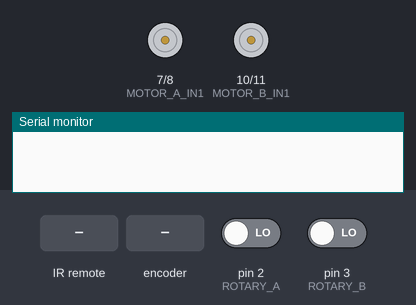
The sketch below on a simulated Arduino Uno, built with avr-gcc and run on an emulated ATmega328P. On the bench: motor-driver pin pairs drawn as motors (green arrow = first pin HIGH = forward, orange = second pin HIGH = backward, longer = more drive), the last lines printed to the serial monitor. Inputs (shaded band) come from the test bench; at power-on: pin 2 (ROTARY_A) LOW, pin 3 (ROTARY_B) LOW.

Above: at 1.2 s.
1.3 s: infrared code 0x45 received
At 2.4 s:
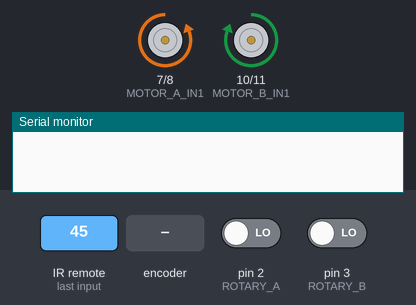
2.8 s: rotary encoder on pin 2 (ROTARY_A) / pin 3 (ROTARY_B) turned 1 step (first pin leading)
4.5 s: infrared code 0x16 received
At 4.8 s:
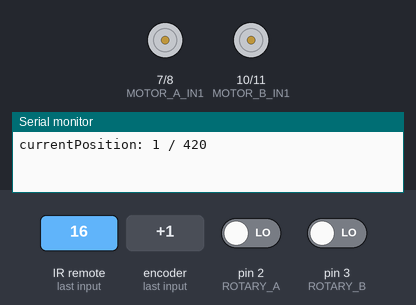
6.0 s: infrared code 0x46 received
At 7.1 s:
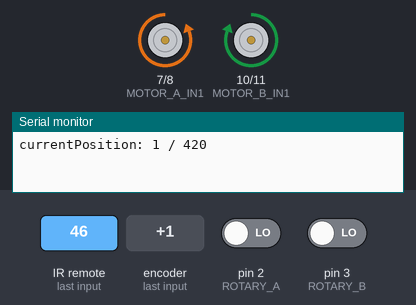
Timing chart, 0 to 8.5 s (numbered marks = the images above; inputs shaded):
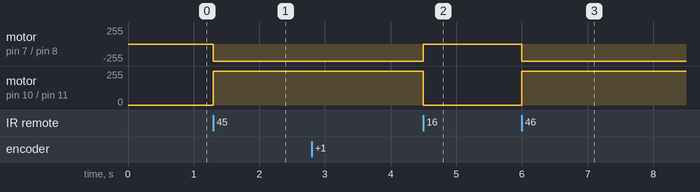

The sketch:

servooo.ino
```cpp
#define DECODE_NEC

#include <IRremote.hpp>

#define MOTOR_B_IN1 10
#define MOTOR_B_IN2 11

#define MOTOR_A_IN1 7
#define MOTOR_A_IN2 8

#define ROTARY_A 2
#define ROTARY_B 3

#define IR_RECEIVE 9

#define BUTTON_1 0x45
#define BUTTON_2 0x46
#define BUTTON_3 0x47
#define BUTTON_4 0x44
#define BUTTON_5 0x40
#define BUTTON_6 0x43
#define BUTTON_7 0x7
#define BUTTON_8 0x15
#define BUTTON_9 0x9
#define BUTTON_ASTERISK 0x16
#define BUTTON_0 0x19
#define BUTTON_POUND 0xD
#define BUTTON_LEFT 0x8
#define BUTTON_UP 0x18
#define BUTTON_RIGHT 0x5A
#define BUTTON_DOWN 0x52
#define BUTTON_OK 0x1C
#define NOOP 0x00

#define ROTARY_PPR 14
#define ROTARY_GEAR_RATIO 150
#define ROTARY_MAX_STOP (ROTARY_PPR * ROTARY_GEAR_RATIO)
#define BOBBIN_MAX_ROTATIONS 2

#define POSITION_MIN 0
#define POSITION_MAX (BOBBIN_MAX_ROTATIONS * ROTARY_MAX_STOP)

#define POSITION_DISTANCE (POSITION_MAX / 10) // buttons asterisk, 1-9, pound = 11 points, indexed 0-10

#define TOLERANCE 5

bool lastRotaryA = false;
bool currentRotaryA = false;

/**
 * Current running program
 */
uint16_t currentCommand = NOOP;

/**
 * Absolute value based on the amount of measurements per rotation
 * POSITION_MIN <= currentPosition <= POSITION_MAX
 */
int16_t currentPosition = POSITION_MIN;

/**
 * The motor will always aim to reach this target
 */
int16_t targetPosition = POSITION_MIN;

/**
 * Distance between current and target
 */
int16_t distance = 0;

/**
 * True if currentPosition == targetPosition.
 * Recalculated at the start of every loop iteration.
 * Changes will take effect in the next loop.
 */
bool isAtTarget = false;

void setup () {
  Serial.begin(9600);

  pinMode(MOTOR_A_IN1, OUTPUT);
  pinMode(MOTOR_A_IN2, OUTPUT);

  pinMode(MOTOR_B_IN1, OUTPUT);
  pinMode(MOTOR_B_IN2, OUTPUT);

  pinMode(ROTARY_A, INPUT);
  pinMode(ROTARY_B, INPUT);

  IrReceiver.begin(IR_RECEIVE, true);

  lastRotaryA = digitalRead(ROTARY_A);
}

void updateEncoderData () {
  currentRotaryA = digitalRead(ROTARY_A);

  if (currentRotaryA == HIGH && lastRotaryA == LOW) {
    currentPosition += digitalRead(ROTARY_B) == currentRotaryA ? -1 : 1;
    Serial.print("currentPosition: ");
    Serial.print(currentPosition, DEC);
    Serial.print(" / ");
    Serial.println(targetPosition, DEC);
  }

  lastRotaryA = currentRotaryA;
}

void motorRoll (char in1, char in2) {
  digitalWrite(MOTOR_A_IN1, in1);
  digitalWrite(MOTOR_A_IN2, in2);
  digitalWrite(MOTOR_B_IN1, in2);
  digitalWrite(MOTOR_B_IN2, in1);
}

void motorRollDown () {
  if (currentPosition <= POSITION_MIN) {
    motorStop();
    return;
  }

  motorRoll(HIGH, LOW);
}

void motorRollUp () {
  if (currentPosition >= POSITION_MAX) {
    motorStop();
    return;
  }

  motorRoll(LOW, HIGH);
}

void motorStop () {
  digitalWrite(MOTOR_A_IN1, LOW);
  digitalWrite(MOTOR_A_IN2, LOW);
  digitalWrite(MOTOR_B_IN1, LOW);
  digitalWrite(MOTOR_B_IN2, LOW);
}

void moveMotor () {
  if (isAtTarget) {
    motorStop();
    return;
  }

  if (currentPosition < targetPosition) {
    motorRollUp();
    return;
  }

  if (currentPosition > POSITION_MIN) {
    motorRollDown();
  }
}

bool isKnownCommand (uint16_t command) {
  switch (command) {
    case BUTTON_0:
    case BUTTON_1:
    case BUTTON_2:
    case BUTTON_3:
    case BUTTON_4:
    case BUTTON_5:
    case BUTTON_6:
    case BUTTON_7:
    case BUTTON_8:
    case BUTTON_9:
    case BUTTON_ASTERISK:
    case BUTTON_POUND:
    case BUTTON_OK:
    case BUTTON_UP:
    case BUTTON_RIGHT:
    case BUTTON_DOWN:
    case BUTTON_LEFT:
      return true;
    default:
      return false;
  }
}

void updateIRData () {
  if (IrReceiver.decode()) {
    if (isKnownCommand(IrReceiver.decodedIRData.command)) {
      currentCommand = IrReceiver.decodedIRData.command;
    }

    IrReceiver.resume();
  }
}

void programGoToTop () {
  targetPosition = POSITION_MAX;
}

void programGoToBottom () {
  targetPosition = POSITION_MIN;
}

void cycleTopToBottom () {
  if (isAtTarget) {
    targetPosition = targetPosition < TOLERANCE ? POSITION_MAX : POSITION_MIN;
  }
}

void stopAll () {
  isAtTarget = true;
  targetPosition = currentPosition;
}

void goToPosition (uint8_t position) {
  targetPosition = position * POSITION_DISTANCE;
}

void decrementPosition (uint8_t factor) {
  if (!isAtTarget) {
    return;
  }

  targetPosition = max(POSITION_MIN, currentPosition - (factor * POSITION_DISTANCE));
}

void incrementPosition (uint8_t factor) {
  if (!isAtTarget) {
    return;
  }

  targetPosition = min(POSITION_MAX, currentPosition + (factor * POSITION_DISTANCE));
}

void chooseProgram () {
  switch (currentCommand) {
    case BUTTON_POUND:
      programGoToTop();
      break;
    case BUTTON_ASTERISK:
      programGoToBottom();
      break;
    case BUTTON_OK:
      cycleTopToBottom();
      break;
    case BUTTON_0:
      stopAll();
      break;
    case BUTTON_1:
      goToPosition(1);
      break;
    case BUTTON_2:
      goToPosition(2);
      break;
    case BUTTON_3:
      goToPosition(3);
      break;
    case BUTTON_4:
      goToPosition(4);
      break;
    case BUTTON_5:
      goToPosition(5);
      break;
    case BUTTON_6:
      goToPosition(6);
      break;
    case BUTTON_7:
      goToPosition(7);
      break;
    case BUTTON_8:
      goToPosition(8);
      break;
    case BUTTON_9:
      goToPosition(9);
      break;
    case BUTTON_LEFT:
      decrementPosition(1);
      currentCommand = NOOP;
      break;
    case BUTTON_DOWN:
      decrementPosition(2);
      currentCommand = NOOP;
      break;
    case BUTTON_RIGHT:
      incrementPosition(1);
      currentCommand = NOOP;
      break;
    case BUTTON_UP:
      incrementPosition(2);
      currentCommand = NOOP;
    case NOOP:
      // do nothing
      break;
  }
}

bool updateTargetData () {
  distance = targetPosition - currentPosition;
  isAtTarget = -TOLERANCE <= distance && distance <= TOLERANCE;
}

void loop () {
  updateEncoderData();
  updateTargetData();
  updateIRData();
  chooseProgram();
  moveMotor();
}
```

Measured:
- after the input at 1.3 s, motor on pin 7 (MOTOR_A_IN1) / pin 8 (MOTOR_A_IN2): stopped → backward 255/255 at once; motor on pin 10 (MOTOR_B_IN1) / pin 11 (MOTOR_B_IN2): stopped → forward 255/255 at once
- after the input at 4.5 s, motor on pin 7 (MOTOR_A_IN1) / pin 8 (MOTOR_A_IN2): backward 255/255 → stopped at once; motor on pin 10 (MOTOR_B_IN1) / pin 11 (MOTOR_B_IN2): forward 255/255 → stopped at once
- after the input at 6.0 s, motor on pin 7 (MOTOR_A_IN1) / pin 8 (MOTOR_A_IN2): stopped → backward 255/255 at once; motor on pin 10 (MOTOR_B_IN1) / pin 11 (MOTOR_B_IN2): stopped → forward 255/255 at once
